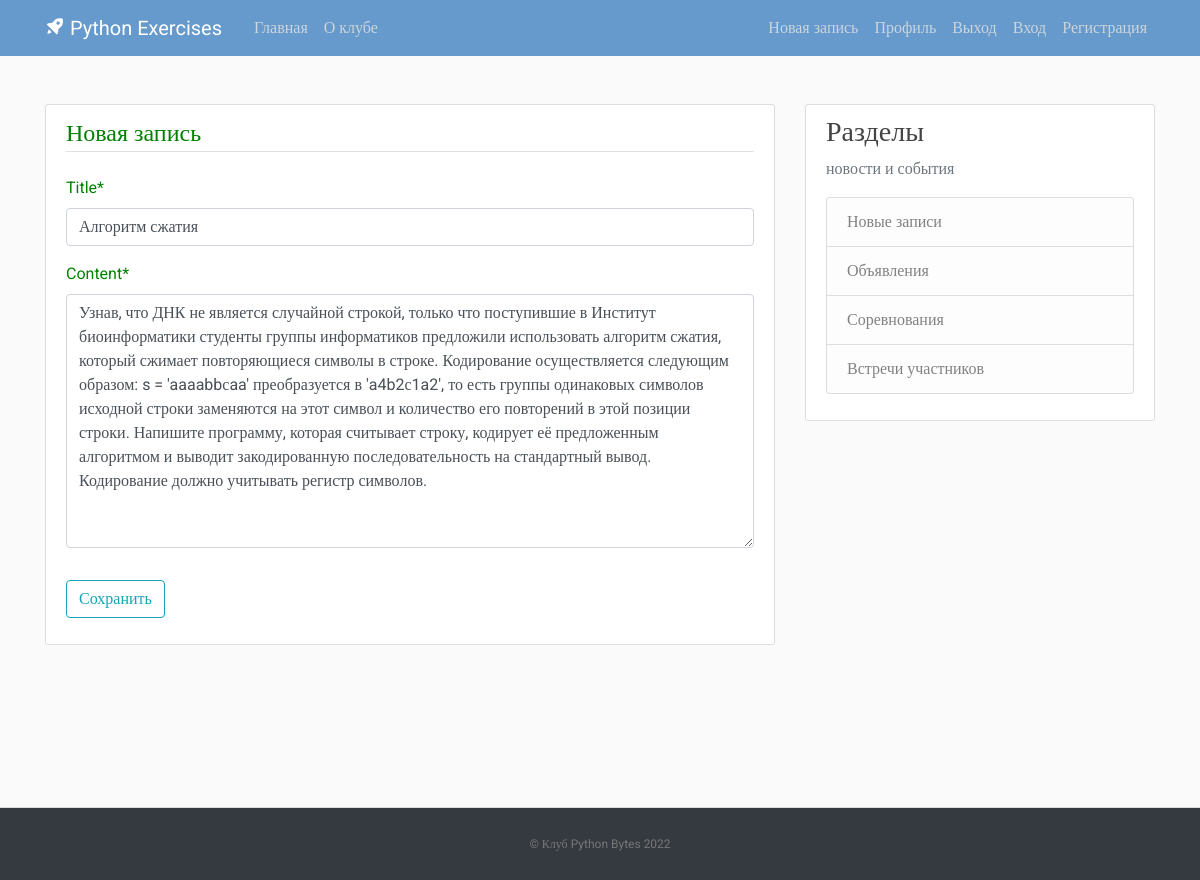
The app's page /post/18/update/ (signed in) with its own data.
### ToDo/models.py (models this page shows, shortened)
class Post(models.Model):
    title = models.CharField(max_length=100)
    content = models.TextField()
    date_posted = models.DateTimeField(default=timezone.now)
    author = models.ForeignKey(User, on_delete=models.CASCADE)

### ToDo/views.py (the view, shortened to what this page needs)
# urls.py: path('post/<int:pk>/update/', PostUpdateView.as_view(), name='post-update'),
class PostUpdateView(LoginRequiredMixin, UserPassesTestMixin, UpdateView):
    model = Post
    fields = ['title', 'content']
    def test_func(self):
        post = self.get_object()
        if self.request.user == post.author:
            return True
        return False

### templates/ToDo/post_form.html (shortened to what this page needs)
{% extends "ToDo/base.html" %}
{% load crispy_forms_tags %}
{% block content %}
    <div class="content-section">
        <form method="POST">
            <fieldset class="form-group">
                <legend class="border-bottom mb-4">Новая запись</legend>
                {{ form|crispy }}
            </fieldset>
            <div class="form-group">
                <button class="btn btn-outline-info" type="submit">Сохранить</button>
            </div>
        </form>
    </div>
{% endblock content %}

### static/ToDo/main.css (style rules this page uses)
body, html { width:100%; height:100% }
body { margin:0; padding:0; background: #fafafa; color: green; margin-top: 5rem; font-family:Roboto; }
.content-section { background: #ffffff; padding: 10px 20px; border: 1px solid #dddddd; border-radius: 3px; margin-bottom: 20px; }

### records on screen
Post: title "Алгоритм сжатия", content "Узнав, что ДНК не является случайной строкой, только что поступившие в Институт биоинформатики студенты группы информатиков предложили использовать алгоритм сжатия, который сжимает повторяющиеся символы в строке. Кодирование осуществляется следующим образом: s = 'aaaabbсaa' преобразуется в 'a4b2с1a2', то есть группы одинаковых символов исходной строки заменяются на этот символ и количество его повторений в этой позиции строки. Напишите программу, которая считывает строку, кодирует её предложенным алгоритмом и выводит закодированную последовательность на стандартный вывод. Кодирование должно учитывать регистр символов."
